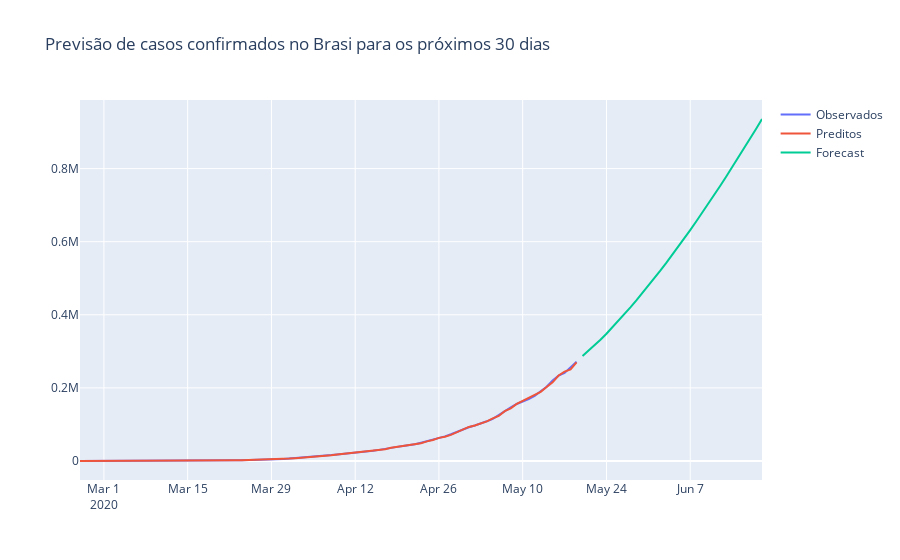

Notebook source saved alongside this figure:
### Code cell
fig = go.Figure(go.Scatter(
    x = cases_confirmed.index, y = cases_confirmed, name='Observados'
))

fig.add_trace(go.Scatter(
    x = cases_confirmed.index, y = modelo.predict_in_sample(), name='Preditos' 
))

fig.add_trace(go.Scatter(
    x=pd.date_range('2020-05-20', '2020-06-20'), y=modelo.predict(31), name='Forecast'
))

fig.update_layout(title='Previsão de casos confirmados no Brasi para os próximos 30 dias')
fig.show()
